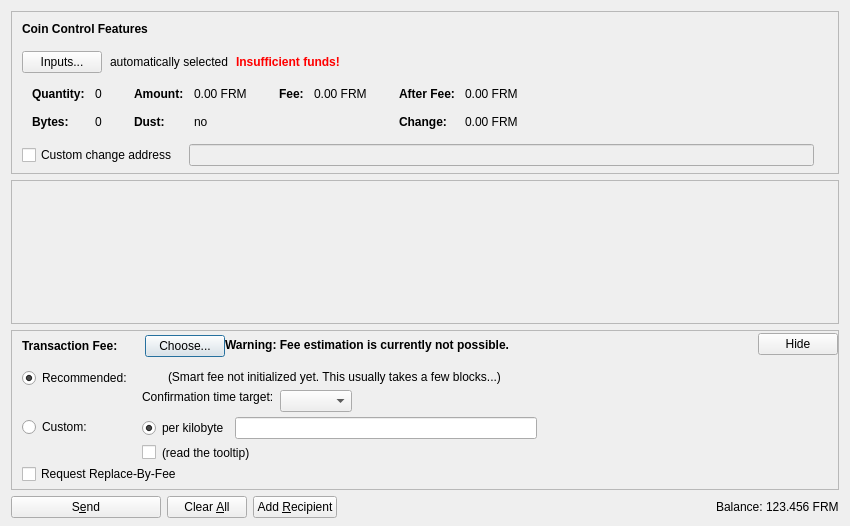
<?xml version="1.0" encoding="UTF-8"?>
<ui version="4.0">
 <class>SendCoinsDialog</class>
 <widget class="QDialog" name="SendCoinsDialog">
  <property name="geometry">
   <rect>
    <x>0</x>
    <y>0</y>
    <width>850</width>
    <height>526</height>
   </rect>
  </property>
  <property name="windowTitle">
   <string>Send Coins</string>
  </property>
  <layout class="QVBoxLayout" name="verticalLayout" stretch="0,1,0,0">
   <property name="bottomMargin">
    <number>8</number>
   </property>
   <item>
    <widget class="QFrame" name="frameCoinControl">
     <property name="sizePolicy">
      <sizepolicy hsizetype="Expanding" vsizetype="Expanding">
       <horstretch>0</horstretch>
       <verstretch>0</verstretch>
      </sizepolicy>
     </property>
     <property name="maximumSize">
      <size>
       <width>16777215</width>
       <height>16777215</height>
      </size>
     </property>
     <property name="frameShape">
      <enum>QFrame::StyledPanel</enum>
     </property>
     <property name="frameShadow">
      <enum>QFrame::Sunken</enum>
     </property>
     <layout class="QVBoxLayout" name="verticalLayoutCoinControl2">
      <property name="spacing">
       <number>0</number>
      </property>
      <property name="leftMargin">
       <number>0</number>
      </property>
      <property name="topMargin">
       <number>0</number>
      </property>
      <property name="rightMargin">
       <number>0</number>
      </property>
      <property name="bottomMargin">
       <number>6</number>
      </property>
      <item>
       <layout class="QVBoxLayout" name="verticalLayoutCoinControl" stretch="0,0,0,0,1">
        <property name="spacing">
         <number>0</number>
        </property>
        <property name="leftMargin">
         <number>10</number>
        </property>
        <property name="topMargin">
         <number>10</number>
        </property>
        <item>
         <layout class="QHBoxLayout" name="horizontalLayoutCoinControl1">
          <property name="bottomMargin">
           <number>15</number>
          </property>
          <item>
           <widget class="QLabel" name="labelCoinControlFeatures">
            <property name="sizePolicy">
             <sizepolicy hsizetype="Preferred" vsizetype="Maximum">
              <horstretch>0</horstretch>
              <verstretch>0</verstretch>
             </sizepolicy>
            </property>
            <property name="font">
             <font>
              <weight>75</weight>
              <bold>true</bold>
             </font>
            </property>
            <property name="styleSheet">
             <string notr="true">font-weight:bold;</string>
            </property>
            <property name="text">
             <string>Coin Control Features</string>
            </property>
           </widget>
          </item>
         </layout>
        </item>
        <item>
         <layout class="QHBoxLayout" name="horizontalLayoutCoinControl2" stretch="0,0,0,0">
          <property name="spacing">
           <number>8</number>
          </property>
          <property name="bottomMargin">
           <number>10</number>
          </property>
          <item>
           <widget class="QPushButton" name="pushButtonCoinControl">
            <property name="styleSheet">
             <string notr="true"/>
            </property>
            <property name="text">
             <string>Inputs...</string>
            </property>
            <property name="autoDefault">
             <bool>false</bool>
            </property>
           </widget>
          </item>
          <item>
           <widget class="QLabel" name="labelCoinControlAutomaticallySelected">
            <property name="text">
             <string>automatically selected</string>
            </property>
            <property name="margin">
             <number>5</number>
            </property>
           </widget>
          </item>
          <item>
           <widget class="QLabel" name="labelCoinControlInsuffFunds">
            <property name="font">
             <font>
              <weight>75</weight>
              <bold>true</bold>
             </font>
            </property>
            <property name="styleSheet">
             <string notr="true">color:red;font-weight:bold;</string>
            </property>
            <property name="text">
             <string>Insufficient funds!</string>
            </property>
            <property name="margin">
             <number>5</number>
            </property>
           </widget>
          </item>
          <item>
           <spacer name="horizontalSpacerCoinControl">
            <property name="orientation">
             <enum>Qt::Horizontal</enum>
            </property>
            <property name="sizeHint" stdset="0">
             <size>
              <width>40</width>
              <height>1</height>
             </size>
            </property>
           </spacer>
          </item>
         </layout>
        </item>
        <item>
         <widget class="QWidget" name="widgetCoinControl" native="true">
          <property name="sizePolicy">
           <sizepolicy hsizetype="Preferred" vsizetype="Preferred">
            <horstretch>0</horstretch>
            <verstretch>0</verstretch>
           </sizepolicy>
          </property>
          <property name="minimumSize">
           <size>
            <width>0</width>
            <height>0</height>
           </size>
          </property>
          <property name="styleSheet">
           <string notr="true"/>
          </property>
          <layout class="QHBoxLayout" name="horizontalLayoutCoinControl5">
           <property name="leftMargin">
            <number>0</number>
           </property>
           <property name="topMargin">
            <number>0</number>
           </property>
           <property name="rightMargin">
            <number>0</number>
           </property>
           <property name="bottomMargin">
            <number>0</number>
           </property>
           <item>
            <layout class="QHBoxLayout" name="horizontalLayoutCoinControl3" stretch="0,0,0,1">
             <property name="spacing">
              <number>20</number>
             </property>
             <property name="topMargin">
              <number>0</number>
             </property>
             <property name="bottomMargin">
              <number>10</number>
             </property>
             <item>
              <layout class="QFormLayout" name="formLayoutCoinControl1">
               <property name="horizontalSpacing">
                <number>10</number>
               </property>
               <property name="verticalSpacing">
                <number>14</number>
               </property>
               <property name="leftMargin">
                <number>10</number>
               </property>
               <property name="topMargin">
                <number>4</number>
               </property>
               <property name="rightMargin">
                <number>6</number>
               </property>
               <item row="0" column="0">
                <widget class="QLabel" name="labelCoinControlQuantityText">
                 <property name="font">
                  <font>
                   <weight>75</weight>
                   <bold>true</bold>
                  </font>
                 </property>
                 <property name="text">
                  <string>Quantity:</string>
                 </property>
                 <property name="margin">
                  <number>0</number>
                 </property>
                </widget>
               </item>
               <item row="0" column="1">
                <widget class="QLabel" name="labelCoinControlQuantity">
                 <property name="cursor">
                  <cursorShape>IBeamCursor</cursorShape>
                 </property>
                 <property name="contextMenuPolicy">
                  <enum>Qt::ActionsContextMenu</enum>
                 </property>
                 <property name="text">
                  <string notr="true">0</string>
                 </property>
                 <property name="margin">
                  <number>0</number>
                 </property>
                 <property name="textInteractionFlags">
                  <set>Qt::LinksAccessibleByMouse|Qt::TextSelectableByKeyboard|Qt::TextSelectableByMouse</set>
                 </property>
                </widget>
               </item>
               <item row="1" column="0">
                <widget class="QLabel" name="labelCoinControlBytesText">
                 <property name="font">
                  <font>
                   <weight>75</weight>
                   <bold>true</bold>
                  </font>
                 </property>
                 <property name="text">
                  <string>Bytes:</string>
                 </property>
                </widget>
               </item>
               <item row="1" column="1">
                <widget class="QLabel" name="labelCoinControlBytes">
                 <property name="cursor">
                  <cursorShape>IBeamCursor</cursorShape>
                 </property>
                 <property name="contextMenuPolicy">
                  <enum>Qt::ActionsContextMenu</enum>
                 </property>
                 <property name="text">
                  <string notr="true">0</string>
                 </property>
                 <property name="textInteractionFlags">
                  <set>Qt::LinksAccessibleByMouse|Qt::TextSelectableByKeyboard|Qt::TextSelectableByMouse</set>
                 </property>
                </widget>
               </item>
              </layout>
             </item>
             <item>
              <layout class="QFormLayout" name="formLayoutCoinControl2">
               <property name="horizontalSpacing">
                <number>10</number>
               </property>
               <property name="verticalSpacing">
                <number>14</number>
               </property>
               <property name="leftMargin">
                <number>6</number>
               </property>
               <property name="topMargin">
                <number>4</number>
               </property>
               <property name="rightMargin">
                <number>6</number>
               </property>
               <item row="0" column="0">
                <widget class="QLabel" name="labelCoinControlAmountText">
                 <property name="font">
                  <font>
                   <weight>75</weight>
                   <bold>true</bold>
                  </font>
                 </property>
                 <property name="text">
                  <string>Amount:</string>
                 </property>
                 <property name="margin">
                  <number>0</number>
                 </property>
                </widget>
               </item>
               <item row="0" column="1">
                <widget class="QLabel" name="labelCoinControlAmount">
                 <property name="cursor">
                  <cursorShape>IBeamCursor</cursorShape>
                 </property>
                 <property name="contextMenuPolicy">
                  <enum>Qt::ActionsContextMenu</enum>
                 </property>
                 <property name="text">
                  <string notr="true">0.00 FRM</string>
                 </property>
                 <property name="textInteractionFlags">
                  <set>Qt::LinksAccessibleByMouse|Qt::TextSelectableByKeyboard|Qt::TextSelectableByMouse</set>
                 </property>
                </widget>
               </item>
               <item row="1" column="0">
                <widget class="QLabel" name="labelCoinControlLowOutputText">
                 <property name="font">
                  <font>
                   <weight>75</weight>
                   <bold>true</bold>
                  </font>
                 </property>
                 <property name="text">
                  <string>Dust:</string>
                 </property>
                </widget>
               </item>
               <item row="1" column="1">
                <widget class="QLabel" name="labelCoinControlLowOutput">
                 <property name="cursor">
                  <cursorShape>IBeamCursor</cursorShape>
                 </property>
                 <property name="contextMenuPolicy">
                  <enum>Qt::ActionsContextMenu</enum>
                 </property>
                 <property name="text">
                  <string notr="true">no</string>
                 </property>
                 <property name="textInteractionFlags">
                  <set>Qt::LinksAccessibleByMouse|Qt::TextSelectableByKeyboard|Qt::TextSelectableByMouse</set>
                 </property>
                </widget>
               </item>
              </layout>
             </item>
             <item>
              <layout class="QFormLayout" name="formLayoutCoinControl3">
               <property name="horizontalSpacing">
                <number>10</number>
               </property>
               <property name="verticalSpacing">
                <number>14</number>
               </property>
               <property name="leftMargin">
                <number>6</number>
               </property>
               <property name="topMargin">
                <number>4</number>
               </property>
               <property name="rightMargin">
                <number>6</number>
               </property>
               <item row="0" column="0">
                <widget class="QLabel" name="labelCoinControlFeeText">
                 <property name="font">
                  <font>
                   <weight>75</weight>
                   <bold>true</bold>
                  </font>
                 </property>
                 <property name="text">
                  <string>Fee:</string>
                 </property>
                 <property name="margin">
                  <number>0</number>
                 </property>
                </widget>
               </item>
               <item row="0" column="1">
                <widget class="QLabel" name="labelCoinControlFee">
                 <property name="cursor">
                  <cursorShape>IBeamCursor</cursorShape>
                 </property>
                 <property name="contextMenuPolicy">
                  <enum>Qt::ActionsContextMenu</enum>
                 </property>
                 <property name="text">
                  <string notr="true">0.00 FRM</string>
                 </property>
                 <property name="textInteractionFlags">
                  <set>Qt::LinksAccessibleByMouse|Qt::TextSelectableByKeyboard|Qt::TextSelectableByMouse</set>
                 </property>
                </widget>
               </item>
              </layout>
             </item>
             <item>
              <layout class="QFormLayout" name="formLayoutCoinControl4">
               <property name="horizontalSpacing">
                <number>10</number>
               </property>
               <property name="verticalSpacing">
                <number>14</number>
               </property>
               <property name="leftMargin">
                <number>6</number>
               </property>
               <property name="topMargin">
                <number>4</number>
               </property>
               <property name="rightMargin">
                <number>6</number>
               </property>
               <item row="0" column="0">
                <widget class="QLabel" name="labelCoinControlAfterFeeText">
                 <property name="font">
                  <font>
                   <weight>75</weight>
                   <bold>true</bold>
                  </font>
                 </property>
                 <property name="text">
                  <string>After Fee:</string>
                 </property>
                 <property name="margin">
                  <number>0</number>
                 </property>
                </widget>
               </item>
               <item row="0" column="1">
                <widget class="QLabel" name="labelCoinControlAfterFee">
                 <property name="cursor">
                  <cursorShape>IBeamCursor</cursorShape>
                 </property>
                 <property name="contextMenuPolicy">
                  <enum>Qt::ActionsContextMenu</enum>
                 </property>
                 <property name="text">
                  <string notr="true">0.00 FRM</string>
                 </property>
                 <property name="textInteractionFlags">
                  <set>Qt::LinksAccessibleByMouse|Qt::TextSelectableByKeyboard|Qt::TextSelectableByMouse</set>
                 </property>
                </widget>
               </item>
               <item row="1" column="0">
                <widget class="QLabel" name="labelCoinControlChangeText">
                 <property name="font">
                  <font>
                   <weight>75</weight>
                   <bold>true</bold>
                  </font>
                 </property>
                 <property name="text">
                  <string>Change:</string>
                 </property>
                </widget>
               </item>
               <item row="1" column="1">
                <widget class="QLabel" name="labelCoinControlChange">
                 <property name="cursor">
                  <cursorShape>IBeamCursor</cursorShape>
                 </property>
                 <property name="contextMenuPolicy">
                  <enum>Qt::ActionsContextMenu</enum>
                 </property>
                 <property name="text">
                  <string notr="true">0.00 FRM</string>
                 </property>
                 <property name="textInteractionFlags">
                  <set>Qt::LinksAccessibleByMouse|Qt::TextSelectableByKeyboard|Qt::TextSelectableByMouse</set>
                 </property>
                </widget>
               </item>
              </layout>
             </item>
            </layout>
           </item>
          </layout>
         </widget>
        </item>
        <item>
         <layout class="QHBoxLayout" name="horizontalLayoutCoinControl4" stretch="0,0,0">
          <property name="spacing">
           <number>12</number>
          </property>
          <property name="sizeConstraint">
           <enum>QLayout::SetDefaultConstraint</enum>
          </property>
          <property name="topMargin">
           <number>5</number>
          </property>
          <property name="rightMargin">
           <number>5</number>
          </property>
          <item>
           <widget class="QCheckBox" name="checkBoxCoinControlChange">
            <property name="toolTip">
             <string>If this is activated, but the change address is empty or invalid, change will be sent to a newly generated address.</string>
            </property>
            <property name="text">
             <string>Custom change address</string>
            </property>
           </widget>
          </item>
          <item>
           <widget class="QValidatedLineEdit" name="lineEditCoinControlChange">
            <property name="enabled">
             <bool>false</bool>
            </property>
            <property name="sizePolicy">
             <sizepolicy hsizetype="Expanding" vsizetype="Fixed">
              <horstretch>0</horstretch>
              <verstretch>0</verstretch>
             </sizepolicy>
            </property>
           </widget>
          </item>
          <item>
           <widget class="QLabel" name="labelCoinControlChangeLabel">
            <property name="sizePolicy">
             <sizepolicy hsizetype="Preferred" vsizetype="Expanding">
              <horstretch>0</horstretch>
              <verstretch>0</verstretch>
             </sizepolicy>
            </property>
            <property name="minimumSize">
             <size>
              <width>0</width>
              <height>0</height>
             </size>
            </property>
            <property name="text">
             <string/>
            </property>
            <property name="margin">
             <number>3</number>
            </property>
           </widget>
          </item>
         </layout>
        </item>
        <item>
         <spacer name="verticalSpacerCoinControl">
          <property name="orientation">
           <enum>Qt::Vertical</enum>
          </property>
          <property name="sizeHint" stdset="0">
           <size>
            <width>800</width>
            <height>1</height>
           </size>
          </property>
         </spacer>
        </item>
       </layout>
      </item>
     </layout>
    </widget>
   </item>
   <item>
    <widget class="QScrollArea" name="scrollArea">
     <property name="widgetResizable">
      <bool>true</bool>
     </property>
     <widget class="QWidget" name="scrollAreaWidgetContents">
      <property name="geometry">
       <rect>
        <x>0</x>
        <y>0</y>
        <width>830</width>
        <height>104</height>
       </rect>
      </property>
      <layout class="QVBoxLayout" name="verticalLayout_2" stretch="0,1">
       <property name="leftMargin">
        <number>0</number>
       </property>
       <property name="topMargin">
        <number>0</number>
       </property>
       <property name="rightMargin">
        <number>0</number>
       </property>
       <property name="bottomMargin">
        <number>0</number>
       </property>
       <item>
        <layout class="QVBoxLayout" name="entries">
         <property name="spacing">
          <number>6</number>
         </property>
        </layout>
       </item>
       <item>
        <spacer name="verticalSpacer">
         <property name="orientation">
          <enum>Qt::Vertical</enum>
         </property>
         <property name="sizeHint" stdset="0">
          <size>
           <width>20</width>
           <height>40</height>
          </size>
         </property>
        </spacer>
       </item>
      </layout>
     </widget>
    </widget>
   </item>
   <item>
    <widget class="QFrame" name="frameFee">
     <property name="sizePolicy">
      <sizepolicy hsizetype="Expanding" vsizetype="Expanding">
       <horstretch>0</horstretch>
       <verstretch>0</verstretch>
      </sizepolicy>
     </property>
     <property name="maximumSize">
      <size>
       <width>16777215</width>
       <height>16777215</height>
      </size>
     </property>
     <property name="frameShape">
      <enum>QFrame::StyledPanel</enum>
     </property>
     <property name="frameShadow">
      <enum>QFrame::Sunken</enum>
     </property>
     <layout class="QVBoxLayout" name="verticalLayoutFee1">
      <property name="spacing">
       <number>0</number>
      </property>
      <property name="leftMargin">
       <number>0</number>
      </property>
      <property name="topMargin">
       <number>0</number>
      </property>
      <property name="rightMargin">
       <number>0</number>
      </property>
      <property name="bottomMargin">
       <number>0</number>
      </property>
      <item>
       <layout class="QVBoxLayout" name="verticalLayoutFee2" stretch="0,0,0">
        <property name="spacing">
         <number>0</number>
        </property>
        <property name="leftMargin">
         <number>10</number>
        </property>
        <property name="topMargin">
         <number>0</number>
        </property>
        <item>
         <layout class="QHBoxLayout" name="horizontalLayoutFee1">
          <property name="bottomMargin">
           <number>0</number>
          </property>
          <item>
           <layout class="QVBoxLayout" name="verticalLayoutFee7">
            <property name="spacing">
             <number>0</number>
            </property>
            <item>
             <spacer name="verticalSpacerSmartFee">
              <property name="orientation">
               <enum>Qt::Vertical</enum>
              </property>
              <property name="sizeType">
               <enum>QSizePolicy::Fixed</enum>
              </property>
              <property name="sizeHint" stdset="0">
               <size>
                <width>1</width>
                <height>4</height>
               </size>
              </property>
             </spacer>
            </item>
            <item>
             <layout class="QHBoxLayout" name="horizontalLayoutSmartFee">
              <property name="spacing">
               <number>10</number>
              </property>
              <item>
               <widget class="QLabel" name="labelFeeHeadline">
                <property name="sizePolicy">
                 <sizepolicy hsizetype="Preferred" vsizetype="Maximum">
                  <horstretch>0</horstretch>
                  <verstretch>0</verstretch>
                 </sizepolicy>
                </property>
                <property name="font">
                 <font>
                  <weight>75</weight>
                  <bold>true</bold>
                 </font>
                </property>
                <property name="styleSheet">
                 <string notr="true">font-weight:bold;</string>
                </property>
                <property name="text">
                 <string>Transaction Fee:</string>
                </property>
               </widget>
              </item>
              <item>
               <widget class="QLabel" name="labelFeeMinimized">
                <property name="text">
                 <string/>
                </property>
               </widget>
              </item>
              <item>
               <widget class="QPushButton" name="buttonChooseFee">
                <property name="text">
                 <string>Choose...</string>
                </property>
               </widget>
              </item>
             </layout>
            </item>
            <item>
             <spacer name="verticalSpacer_5">
              <property name="orientation">
               <enum>Qt::Vertical</enum>
              </property>
              <property name="sizeHint" stdset="0">
               <size>
                <width>1</width>
                <height>1</height>
               </size>
              </property>
             </spacer>
            </item>
           </layout>
          </item>
          <item>
           <widget class="QLabel" name="fallbackFeeWarningLabel">
            <property name="toolTip">
             <string>Using the fallbackfee can result in sending a transaction that will take several hours or days (or never) to confirm. Consider choosing your fee manually or wait until you have validated the complete chain.</string>
            </property>
            <property name="font">
            <font>
                <weight>75</weight>
                <bold>true</bold>
            </font>
            </property>
            <property name="text">
             <string>Warning: Fee estimation is currently not possible.</string>
            </property>
            <property name="wordWrap">
             <bool>false</bool>
            </property>
           </widget>
          </item>
          <item>
           <spacer name="horizontalSpacer_4">
            <property name="orientation">
             <enum>Qt::Horizontal</enum>
            </property>
            <property name="sizeType">
             <enum>QSizePolicy::MinimumExpanding</enum>
            </property>
            <property name="sizeHint" stdset="0">
             <size>
              <width>40</width>
              <height>20</height>
             </size>
            </property>
           </spacer>
          </item>
          <item>
           <widget class="QPushButton" name="buttonMinimizeFee">
            <property name="toolTip">
             <string>collapse fee-settings</string>
            </property>
            <property name="text">
             <string>Hide</string>
            </property>
           </widget>
          </item>
         </layout>
        </item>
        <item>
         <widget class="QFrame" name="frameFeeSelection">
          <layout class="QVBoxLayout" name="verticalLayoutFee12">
           <property name="spacing">
            <number>0</number>
           </property>
           <property name="leftMargin">
            <number>0</number>
           </property>
           <property name="topMargin">
            <number>0</number>
           </property>
           <property name="rightMargin">
            <number>0</number>
           </property>
           <property name="bottomMargin">
            <number>0</number>
           </property>
           <item>
            <layout class="QGridLayout" name="gridLayoutFee">
             <property name="topMargin">
              <number>10</number>
             </property>
             <property name="bottomMargin">
              <number>4</number>
             </property>
             <property name="horizontalSpacing">
              <number>10</number>
             </property>
             <property name="verticalSpacing">
              <number>4</number>
             </property>
             <item row="1" column="1">
              <layout class="QVBoxLayout" name="verticalLayoutFee8">
               <property name="spacing">
                <number>6</number>
               </property>
               <item>
                <layout class="QHBoxLayout" name="horizontalLayoutFee13">
                 <item>
                  <widget class="QRadioButton" name="radioCustomPerKilobyte">
                   <property name="toolTip">
                    <string>If the custom fee is set to 1000 satoshis and the transaction is only 250 bytes, then &quot;per kilobyte&quot; only pays 250 satoshis in fee, while &quot;total at least&quot; pays 1000 satoshis. For transactions bigger than a kilobyte both pay by kilobyte.</string>
                   </property>
                   <property name="text">
                    <string>per kilobyte</string>
                   </property>
                   <property name="checked">
                    <bool>true</bool>
                   </property>
                   <attribute name="buttonGroup">
                    <string notr="true">groupCustomFee</string>
                   </attribute>
                  </widget>
                 </item>
                 <item>
                  <widget class="BitcoinAmountField" name="customFee"/>
                 </item>
                 <item>
                  <spacer name="horizontalSpacer_6">
                   <property name="orientation">
                    <enum>Qt::Horizontal</enum>
                   </property>
                   <property name="sizeHint" stdset="0">
                    <size>
                     <width>1</width>
                     <height>1</height>
                    </size>
                   </property>
                  </spacer>
                 </item>
                </layout>
               </item>
               <item>
                <layout class="QHBoxLayout" name="horizontalLayoutFee8">
                 <item>
                  <widget class="QCheckBox" name="checkBoxMinimumFee">
                   <property name="toolTip">
                    <string>Paying only the minimum fee is just fine as long as there is less transaction volume than space in the blocks. But be aware that this can end up in a never confirming transaction once there is more demand for farmcoin transactions than the network can process.</string>
                   </property>
                   <property name="text">
                    <string/>
                   </property>
                  </widget>
                 </item>
                 <item>
                  <widget class="QLabel" name="labelMinFeeWarning">
                   <property name="enabled">
                    <bool>true</bool>
                   </property>
                   <property name="toolTip">
                    <string>Paying only the minimum fee is just fine as long as there is less transaction volume than space in the blocks. But be aware that this can end up in a never confirming transaction once there is more demand for farmcoin transactions than the network can process.</string>
                   </property>
                   <property name="text">
                    <string>(read the tooltip)</string>
                   </property>
                   <property name="margin">
                    <number>5</number>
                   </property>
                  </widget>
                 </item>
                 <item>
                  <spacer name="horizontalSpacer_2">
                   <property name="orientation">
                    <enum>Qt::Horizontal</enum>
                   </property>
                   <property name="sizeHint" stdset="0">
                    <size>
                     <width>1</width>
                     <height>1</height>
                    </size>
                   </property>
                  </spacer>
                 </item>
                </layout>
               </item>
              </layout>
             </item>
             <item row="0" column="0">
              <layout class="QVBoxLayout" name="verticalLayoutFee4" stretch="0,1">
               <item>
                <widget class="QRadioButton" name="radioSmartFee">
                 <property name="text">
                  <string>Recommended:</string>
                 </property>
                 <property name="checked">
                  <bool>true</bool>
                 </property>
                 <attribute name="buttonGroup">
                  <string notr="true">groupFee</string>
                 </attribute>
                </widget>
               </item>
               <item>
                <spacer name="verticalSpacer_2">
                 <property name="orientation">
                  <enum>Qt::Vertical</enum>
                 </property>
                 <property name="sizeHint" stdset="0">
                  <size>
                   <width>1</width>
                   <height>1</height>
                  </size>
                 </property>
                </spacer>
               </item>
              </layout>
             </item>
             <item row="1" column="0">
              <layout class="QVBoxLayout" name="verticalLayoutFee9" stretch="0,1">
               <item>
                <widget class="QRadioButton" name="radioCustomFee">
                 <property name="text">
                  <string>Custom:</string>
                 </property>
                 <attribute name="buttonGroup">
                  <string notr="true">groupFee</string>
                 </attribute>
                </widget>
               </item>
               <item>
                <spacer name="verticalSpacer_6">
                 <property name="orientation">
                  <enum>Qt::Vertical</enum>
                 </property>
                 <property name="sizeHint" stdset="0">
                  <size>
                   <width>1</width>
                   <height>1</height>
                  </size>
                 </property>
                </spacer>
               </item>
              </layout>
             </item>
             <item row="0" column="1">
              <layout class="QVBoxLayout" name="verticalLayoutFee3" stretch="0,0,1">
               <property name="spacing">
                <number>6</number>
               </property>
               <property name="topMargin">
                <number>2</number>
               </property>
               <item>
                <layout class="QHBoxLayout" name="horizontalLayoutFee12">
                 <item>
                  <widget class="QLabel" name="labelSmartFee">
                   <property name="text">
                    <string/>
                   </property>
                   <property name="margin">
                    <number>2</number>
                   </property>
                  </widget>
                 </item>
                 <item>
                  <widget class="QLabel" name="labelFeeEstimation">
                   <property name="text">
                    <string/>
                   </property>
                  </widget>
                 </item>
                 <item>
                  <widget class="QLabel" name="labelSmartFee2">
                   <property name="text">
                    <string>(Smart fee not initialized yet. This usually takes a few blocks...)</string>
                   </property>
                   <property name="margin">
                    <number>2</number>
                   </property>
                  </widget>
                 </item>
                 <item>
                  <spacer name="horizontalSpacer_5">
                   <property name="orientation">
                    <enum>Qt::Horizontal</enum>
                   </property>
                   <property name="sizeHint" stdset="0">
                    <size>
                     <width>1</width>
                     <height>1</height>
                    </size>
                   </property>
                  </spacer>
                 </item>
                </layout>
               </item>
               <item>
                <layout class="QHBoxLayout" name="horizontalLayoutFee9">
                 <item>
                  <layout class="QVBoxLayout" name="verticalLayoutFee6">
                   <item>
                    <widget class="QLabel" name="labelSmartFee3">
                     <property name="text">
                      <string>Confirmation time target:</string>
                     </property>
                     <property name="margin">
                      <number>2</number>
                     </property>
                    </widget>
                   </item>
                   <item>
                    <spacer name="verticalSpacer_3">
                     <property name="orientation">
                      <enum>Qt::Vertical</enum>
                     </property>
                     <property name="sizeHint" stdset="0">
                      <size>
                       <width>1</width>
                       <height>1</height>
                      </size>
                     </property>
                    </spacer>
                   </item>
                  </layout>
                 </item>
                 <item>
                  <layout class="QVBoxLayout" name="verticalLayoutFee5">
                   <property name="rightMargin">
                    <number>30</number>
                   </property>
                   <item>
                    <layout class="QHBoxLayout" name="horizontalLayoutConfTarget">
                     <property name="bottomMargin">
                      <number>0</number>
                     </property>
                     <item>
                      <widget class="QComboBox" name="confTargetSelector"/>
                     </item>
                     <item>
                      <spacer name="horizontalSpacerConfTarget">
                       <property name="orientation">
                        <enum>Qt::Horizontal</enum>
                       </property>
                       <property name="sizeHint" stdset="0">
                        <size>
                         <width>40</width>
                         <height>20</height>
                        </size>
                       </property>
                      </spacer>
                     </item>
                    </layout>
                   </item>
                  </layout>
                 </item>
                </layout>
               </item>
               <item>
                <spacer name="verticalSpacer_4">
                 <property name="orientation">
                  <enum>Qt::Vertical</enum>
                 </property>
                 <property name="sizeHint" stdset="0">
                  <size>
                   <width>1</width>
                   <height>1</height>
                  </size>
                 </property>
                </spacer>
               </item>
              </layout>
             </item>
            </layout>
           </item>
           <item>
            <widget class="QCheckBox" name="optInRBF">
             <property name="text">
              <string>Request Replace-By-Fee</string>
             </property>
             <property name="toolTip">
              <string>Indicates that the sender may wish to replace this transaction with a new one paying higher fees (prior to being confirmed).</string>
             </property>
            </widget>
           </item>
          </layout>
         </widget>
        </item>
        <item>
         <spacer name="verticalSpacerFee">
          <property name="orientation">
           <enum>Qt::Vertical</enum>
          </property>
          <property name="sizeHint" stdset="0">
           <size>
            <width>40</width>
            <height>5</height>
           </size>
          </property>
         </spacer>
        </item>
       </layout>
      </item>
     </layout>
    </widget>
   </item>
   <item>
    <layout class="QHBoxLayout" name="horizontalLayout">
     <item>
      <widget class="QPushButton" name="sendButton">
       <property name="minimumSize">
        <size>
         <width>150</width>
         <height>0</height>
        </size>
       </property>
       <property name="toolTip">
        <string>Confirm the send action</string>
       </property>
       <property name="text">
        <string>S&amp;end</string>
       </property>
       <property name="icon">
        <iconset resource="../bitcoin.qrc">
         <normaloff>:/icons/send</normaloff>:/icons/send</iconset>
       </property>
       <property name="autoDefault">
        <bool>false</bool>
       </property>
       <property name="default">
        <bool>false</bool>
       </property>
      </widget>
     </item>
     <item>
      <widget class="QPushButton" name="clearButton">
       <property name="sizePolicy">
        <sizepolicy hsizetype="Minimum" vsizetype="Fixed">
         <horstretch>0</horstretch>
         <verstretch>0</verstretch>
        </sizepolicy>
       </property>
       <property name="toolTip">
        <string>Clear all fields of the form.</string>
       </property>
       <property name="text">
        <string>Clear &amp;All</string>
       </property>
       <property name="icon">
        <iconset resource="../bitcoin.qrc">
         <normaloff>:/icons/remove</normaloff>:/icons/remove</iconset>
       </property>
       <property name="autoDefault">
        <bool>false</bool>
       </property>
      </widget>
     </item>
     <item>
      <widget class="QPushButton" name="addButton">
       <property name="toolTip">
        <string>Send to multiple recipients at once</string>
       </property>
       <property name="text">
        <string>Add &amp;Recipient</string>
       </property>
       <property name="icon">
        <iconset resource="../bitcoin.qrc">
         <normaloff>:/icons/add</normaloff>:/icons/add</iconset>
       </property>
       <property name="autoDefault">
        <bool>false</bool>
       </property>
      </widget>
     </item>
     <item>
      <spacer name="horizontalSpacer">
       <property name="orientation">
        <enum>Qt::Horizontal</enum>
       </property>
       <property name="sizeHint" stdset="0">
        <size>
         <width>40</width>
         <height>20</height>
        </size>
       </property>
      </spacer>
     </item>
     <item>
      <layout class="QHBoxLayout" name="horizontalLayout_2">
       <property name="spacing">
        <number>3</number>
       </property>
       <item>
        <widget class="QLabel" name="label">
         <property name="sizePolicy">
          <sizepolicy hsizetype="Preferred" vsizetype="Fixed">
           <horstretch>0</horstretch>
           <verstretch>0</verstretch>
          </sizepolicy>
         </property>
         <property name="text">
          <string>Balance:</string>
         </property>
        </widget>
       </item>
       <item>
        <widget class="QLabel" name="labelBalance">
         <property name="sizePolicy">
          <sizepolicy hsizetype="Preferred" vsizetype="Fixed">
           <horstretch>0</horstretch>
           <verstretch>0</verstretch>
          </sizepolicy>
         </property>
         <property name="cursor">
          <cursorShape>IBeamCursor</cursorShape>
         </property>
         <property name="text">
          <string notr="true">123.456 FRM</string>
         </property>
         <property name="textInteractionFlags">
          <set>Qt::LinksAccessibleByMouse|Qt::TextSelectableByKeyboard|Qt::TextSelectableByMouse</set>
         </property>
        </widget>
       </item>
      </layout>
     </item>
    </layout>
   </item>
  </layout>
 </widget>
 <customwidgets>
  <customwidget>
   <class>QValidatedLineEdit</class>
   <extends>QLineEdit</extends>
   <header>qvalidatedlineedit.h</header>
  </customwidget>
  <customwidget>
   <class>BitcoinAmountField</class>
   <extends>QLineEdit</extends>
   <header>bitcoinamountfield.h</header>
   <container>1</container>
  </customwidget>
 </customwidgets>
 <resources>
  <include location="../bitcoin.qrc"/>
 </resources>
 <connections/>
 <buttongroups>
  <buttongroup name="groupFee"/>
  <buttongroup name="groupCustomFee"/>
 </buttongroups>
</ui>
